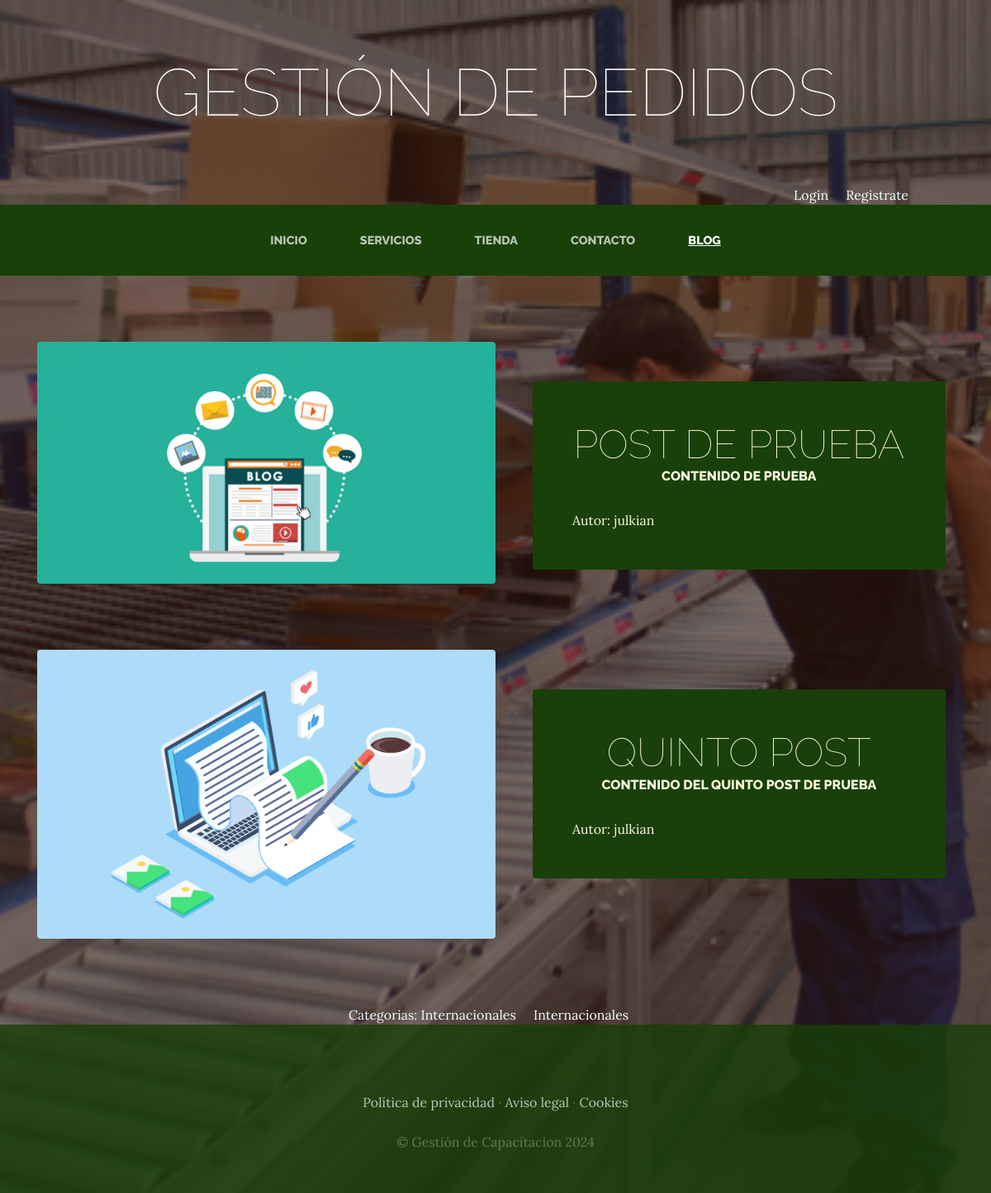
The app's page /blog/categoria/1/ with its own data.
### blog/models.py (models this page shows, shortened)
class Post(models.Model):
    titulo = models.CharField(max_length=50)
    contenido = models.CharField(max_length=50)
    imagen = models.ImageField(upload_to='blog', null=True, blank=True)
    autor=models.ForeignKey(User, on_delete=models.CASCADE)
    Categoria=models.ManyToManyField(Categoria)
    created = models.DateTimeField(auto_now_add=True)
    updated = models.DateTimeField(auto_now_add=True)
    class Meta:
        verbose_name='post'
        verbose_name_plural='posts'

class Categoria(models.Model):
    nombre = models.CharField(max_length=50)
    created = models.DateTimeField(auto_now_add=True)
    updated = models.DateTimeField(auto_now_add=True)
    class Meta:
        verbose_name='categoria'
        verbose_name_plural='categorias'

### blog/views.py (the view)
# urls.py: path('categoria/<int:categoria_id>/', views.categoria, name='categoria'),
def categoria(request, categoria_id):
    categoria = Categoria.objects.get(id=categoria_id)
    posts = Post.objects.filter(Categoria=categoria)
    return render(request, "blog/categorias.html", {"categoria": categoria, "posts": posts})

### carro/context_processor.py (called while the page is built)
def importe_total_carro(request):
    total=0
    if 'carro' in request.session:
        if request.user.is_authenticated:
            for key, value in request.session["carro"].items():
                total=total+(float(value["precio"]))
    else:
        total="Debes loguearte"
    return {"importe_total_carro":total}

### blog/templates/blog/categorias.html
{% extends "ProyectoWebA/Base.html" %}
{% load static %}
{% block content %}
    {% for post in posts %}
    <section class="page-section clearfix">
        <div class="container">
          <div class="intro">
            <img class="intro-img img-fluid mb-3 mb-lg-0 rounded" src="{{post.imagen.url}}" alt="" style="width: 50%;">
            <div class="intro-text left-0 text-center bg-faded p-5 rounded">
              <h2 class="section-heading mb-4" >
                <span class="section-heading-lower">{{post.titulo}}</span>
                <span class="section-heading-upper">{{post.contenido}}</span>
              </h2>
              <div style="text-align: left;">
                Autor: {{post.autor}}
              </div>
            </div>
          </div>
        </div>
      </section>
    {% endfor %}
      <section>
        <div style="width: 75%; margin: auto; text-align: center; color: azure;" >
            Categorias:
            {% for post in posts %}
              {% for categoria in post.Categoria.all %}
              {{categoria.nombre}} &nbsp;&nbsp;&nbsp;
              {% endfor %}
            {% endfor %}
        </div>
      </section>
{% endblock %}

### ProyectoWebA/static/ProyectoWebA/css/gestion.css (style rules this page uses)
body { font-family: 'Lora'; background: linear-gradient(rgba(47, 23, 15, 0.65), rgba(47, 23, 15, 0.65)), url("../img/bg_main.jpg"); background-attachment: fixed; background-position: center; background-size: cover; }
h1, h2, h3, h4, h5, h6 { font-family: 'Raleway'; }
.page-section { margin-top: 5rem; margin-bottom: 5rem; }
.section-heading { text-transform: uppercase; }
.section-heading .section-heading-upper { display: block; font-size: 1rem; font-weight: 800; padding-bottom:.5rem; }
.section-heading .section-heading-lower { display: block; font-size: 3rem; font-weight: 100; }
.bg-faded { background-color: rgba(255, 255, 255, 0.85); }
.intro { position: relative; }
@media (min-width: 992px) { .intro .intro-img { width: 75%; float: left; } }
@media (min-width: 992px) { .intro .intro-text { left: 600; width: 60%; margin-top: 3rem; background-color: rgba(24, 64, 8); color: cornsilk; position: absolute; } }
@media (min-width: 1200px) { .intro .intro-text { width: 45%; } }

### records on screen
Post: imagen (picture), titulo "POST DE PRUEBA", contenido "CONTENIDO DE PRUEBA", autor "julkian"
Post: imagen (picture), titulo "QUINTO POST", contenido "CONTENIDO DEL QUINTO POST DE PRUEBA", autor "julkian"
Categoria: nombre "Internacionales"
